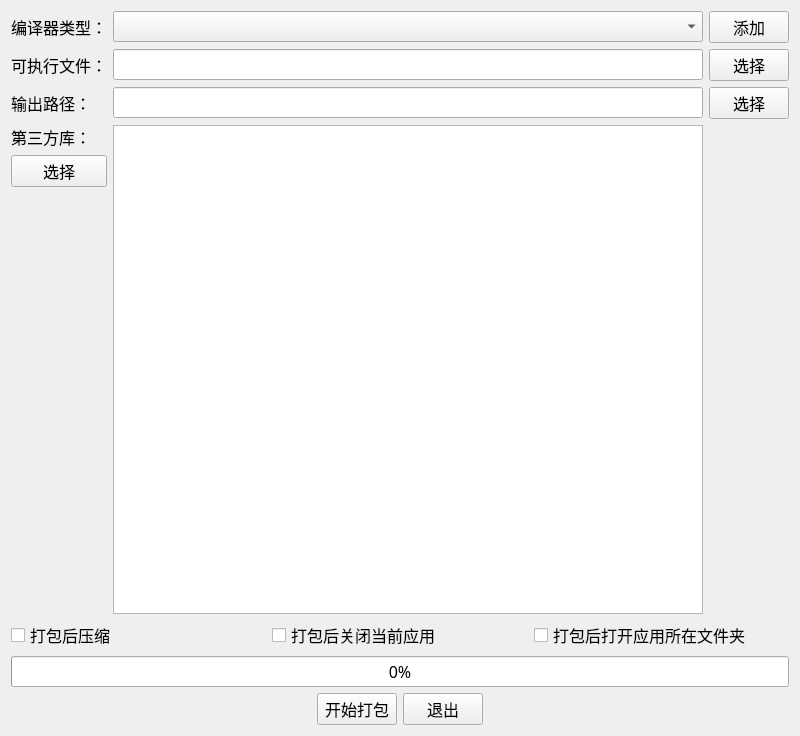
<?xml version="1.0" encoding="UTF-8"?>
<ui version="4.0">
 <class>Widget</class>
 <widget class="QWidget" name="Widget">
  <property name="geometry">
   <rect>
    <x>0</x>
    <y>0</y>
    <width>800</width>
    <height>736</height>
   </rect>
  </property>
  <property name="font">
   <font>
    <family>微软雅黑</family>
    <pointsize>12</pointsize>
   </font>
  </property>
  <property name="windowTitle">
   <string>Widget</string>
  </property>
  <layout class="QVBoxLayout" name="verticalLayout_2">
   <item>
    <layout class="QGridLayout" name="gridLayout">
     <item row="0" column="2">
      <widget class="QPushButton" name="pbt_compile">
       <property name="text">
        <string>添加</string>
       </property>
      </widget>
     </item>
     <item row="0" column="0">
      <widget class="QLabel" name="label_3">
       <property name="text">
        <string>编译器类型：</string>
       </property>
      </widget>
     </item>
     <item row="2" column="2">
      <widget class="QPushButton" name="pbt_output">
       <property name="text">
        <string>选择</string>
       </property>
      </widget>
     </item>
     <item row="1" column="2">
      <widget class="QPushButton" name="pbt_exe">
       <property name="text">
        <string>选择</string>
       </property>
      </widget>
     </item>
     <item row="2" column="0">
      <widget class="QLabel" name="label_2">
       <property name="text">
        <string>输出路径：</string>
       </property>
      </widget>
     </item>
     <item row="1" column="1">
      <widget class="QLineEdit" name="lne_exe"/>
     </item>
     <item row="0" column="1">
      <widget class="QComboBox" name="cbx_compile"/>
     </item>
     <item row="1" column="0">
      <widget class="QLabel" name="label">
       <property name="text">
        <string>可执行文件：</string>
       </property>
      </widget>
     </item>
     <item row="2" column="1">
      <widget class="QLineEdit" name="lne_output"/>
     </item>
     <item row="3" column="0">
      <layout class="QVBoxLayout" name="verticalLayout">
       <item>
        <widget class="QLabel" name="label_4">
         <property name="text">
          <string>第三方库：</string>
         </property>
        </widget>
       </item>
       <item>
        <widget class="QPushButton" name="pbt_third">
         <property name="text">
          <string>选择</string>
         </property>
        </widget>
       </item>
       <item>
        <spacer name="verticalSpacer">
         <property name="orientation">
          <enum>Qt::Vertical</enum>
         </property>
         <property name="sizeHint" stdset="0">
          <size>
           <width>20</width>
           <height>78</height>
          </size>
         </property>
        </spacer>
       </item>
      </layout>
     </item>
     <item row="3" column="1">
      <widget class="QListWidget" name="lst_third">
       <property name="font">
        <font>
         <family>微软雅黑</family>
         <pointsize>12</pointsize>
        </font>
       </property>
      </widget>
     </item>
    </layout>
   </item>
   <item>
    <layout class="QHBoxLayout" name="horizontalLayout">
     <item>
      <widget class="QCheckBox" name="chb_compress">
       <property name="text">
        <string>打包后压缩</string>
       </property>
      </widget>
     </item>
     <item>
      <widget class="QCheckBox" name="chb_close">
       <property name="text">
        <string>打包后关闭当前应用</string>
       </property>
      </widget>
     </item>
     <item>
      <widget class="QCheckBox" name="chb_open">
       <property name="text">
        <string>打包后打开应用所在文件夹</string>
       </property>
      </widget>
     </item>
    </layout>
   </item>
   <item>
    <widget class="QProgressBar" name="progressBar">
     <property name="value">
      <number>0</number>
     </property>
     <property name="alignment">
      <set>Qt::AlignCenter</set>
     </property>
    </widget>
   </item>
   <item>
    <layout class="QHBoxLayout" name="horizontalLayout_2">
     <item>
      <spacer name="horizontalSpacer">
       <property name="orientation">
        <enum>Qt::Horizontal</enum>
       </property>
       <property name="sizeHint" stdset="0">
        <size>
         <width>40</width>
         <height>20</height>
        </size>
       </property>
      </spacer>
     </item>
     <item>
      <widget class="QPushButton" name="pbt_start">
       <property name="text">
        <string>开始打包</string>
       </property>
      </widget>
     </item>
     <item>
      <widget class="QPushButton" name="pbt_exit">
       <property name="text">
        <string>退出</string>
       </property>
      </widget>
     </item>
     <item>
      <spacer name="horizontalSpacer_2">
       <property name="orientation">
        <enum>Qt::Horizontal</enum>
       </property>
       <property name="sizeHint" stdset="0">
        <size>
         <width>40</width>
         <height>20</height>
        </size>
       </property>
      </spacer>
     </item>
    </layout>
   </item>
  </layout>
 </widget>
 <resources/>
 <connections/>
</ui>
